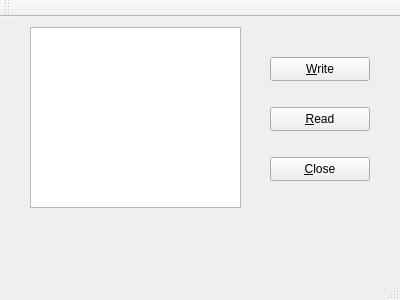
<?xml version="1.0" encoding="UTF-8"?>
<ui version="4.0">
 <class>MainWindow</class>
 <widget class="QMainWindow" name="MainWindow">
  <property name="geometry">
   <rect>
    <x>0</x>
    <y>0</y>
    <width>400</width>
    <height>300</height>
   </rect>
  </property>
  <property name="windowTitle">
   <string>MainWindow</string>
  </property>
  <widget class="QWidget" name="centralWidget">
   <widget class="QPushButton" name="writeButton">
    <property name="geometry">
     <rect>
      <x>270</x>
      <y>40</y>
      <width>100</width>
      <height>24</height>
     </rect>
    </property>
    <property name="text">
     <string>&amp;Write</string>
    </property>
   </widget>
   <widget class="QPushButton" name="readButton">
    <property name="geometry">
     <rect>
      <x>270</x>
      <y>90</y>
      <width>100</width>
      <height>24</height>
     </rect>
    </property>
    <property name="text">
     <string>&amp;Read</string>
    </property>
   </widget>
   <widget class="QPushButton" name="closeButton">
    <property name="geometry">
     <rect>
      <x>270</x>
      <y>140</y>
      <width>100</width>
      <height>24</height>
     </rect>
    </property>
    <property name="text">
     <string>&amp;Close</string>
    </property>
   </widget>
   <widget class="QTextEdit" name="dis_label">
    <property name="geometry">
     <rect>
      <x>30</x>
      <y>10</y>
      <width>211</width>
      <height>181</height>
     </rect>
    </property>
   </widget>
  </widget>
  <widget class="QMenuBar" name="menuBar">
   <property name="geometry">
    <rect>
     <x>0</x>
     <y>0</y>
     <width>400</width>
     <height>21</height>
    </rect>
   </property>
  </widget>
  <widget class="QToolBar" name="mainToolBar">
   <attribute name="toolBarArea">
    <enum>TopToolBarArea</enum>
   </attribute>
   <attribute name="toolBarBreak">
    <bool>false</bool>
   </attribute>
  </widget>
  <widget class="QStatusBar" name="statusBar"/>
 </widget>
 <layoutdefault spacing="6" margin="11"/>
 <resources/>
 <connections/>
</ui>
